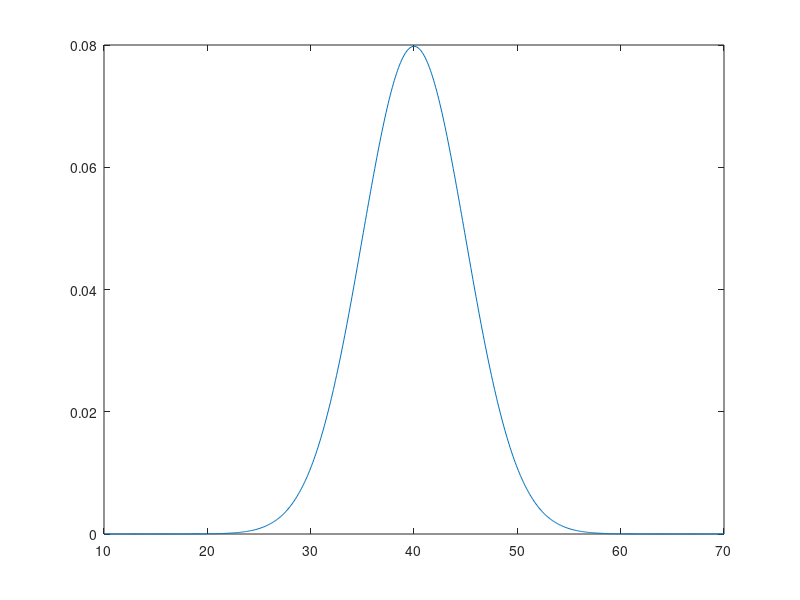

MATLAB code to generate this figure: (Note: this script raises an error after producing the figure.)
% Reproducing 3. Simple extreme value problem from E.J. OBrien et al.

% Initial commands
clear, clc, close all

% Create a normal distribution according to the example
pd = makedist('Normal','mu',40,'sigma',5);
% The number of observations per day
nperd = 3000;

% The total number of workdays (for 3 samples)
wd = [200 500 1000];

% Pour l'instant, we start with the third sample
D = random(pd,nperd,wd(3));

% Plot the original data in histogram form along with matching normal curve
fOV = figure('Name','Overview');
x = 10:0.1:70;
y = pdf(pd,x);
plot(x,y)
hold on
histogram(D,'EdgeAlpha',0.1,'FaceColor','none','normalization','pdf')

% Compute daily maximum data
DMax = max(D)';

% Plot Histogram of Maxes on the same plot
histogram(DMax,100,'EdgeColor','r','EdgeAlpha',0.2,'FaceColor','none','normalization','pdf')
ylabel('PDF')
set(gca,'YTick', [])
xlabel('X - Load Effect')
xlim([40 70])

% Emperical cdf (ecdf) is a function that ranks data points in a sample (DMaxR) and gives 
% the probability of non-exceedance (DMaxCDF)... it plots when given no variable
[DMaxeCDF, DMaxR] = ecdf(DMax); DMaxR = DMaxR';
% Plot the CDF on the same plot, but with a new y-axis
yyaxis right
stairs(DMaxR,DMaxeCDF,'k')
title('Load Effect')
ylabel('CDF')
set(gca,'YTick',[],'YColor','k')

% Now the trick is that we want to do a least squares fit for only the top 30% of
% values from the 1000 daily maximum LE's. We do this for POT, GEV, Box-Cox, and Normal dists.
% We do NOT take the top 30% and treat them as a new sample...

% For Normal and Weibull, we use probability paper plots (easily linearized)
% Normal probability paper plot
% Create Vector of Indices
i = 1:length(DMaxR);
% Create Vector of Probabilities
PrI = i/(i(end)+1);
% Get the Standard Normal Values for these Probabilities
NIPrI = norminv(PrI);
% Plot the Standard Normal Values to the Actual Maxes
% figure
x = NIPrI;
y = DMaxR;
% scatter(x,y);

% Fit data to line; Coeff(1) = Sigma, Coeff(2) = Mu... NOT THE CORRECT METHOD
% Coeff = polyfit(x, y, 1);
% % Plot the line and label it
% xFit = linspace(min(x), max(x), 1000);
% yFit = polyval(Coeff , xFit);
% hold on;
% plot(xFit, yFit, 'r-', 'LineWidth', 2);
% grid on;
% ylabel('X - Load Effect')
% xlabel('Standard Normal')
% text(-1,62,sprintf('Mu    %.3f',Coeff(2)),'FontSize',10,'FontWeight','bold','Color','k')
% text(-1,61,sprintf('Sigma %.3f',Coeff(1)),'FontSize',10,'FontWeight','bold','Color','k')

% Fit top 30% of data to line; Coeff(1) = Sigma, Coeff(2) = Mu... THE CORRECT METHOD
% Calculate cut-off index COi and value COv
COi = round(length(DMax)*0.7);
COv = DMax(COi);
Coeff = polyfit(x(COi:end), y(COi:end), 1);
xFit = linspace(min(x), max(x), 1000);
yFit = polyval(Coeff , xFit);
hold on;
plot(xFit, yFit, 'r-', 'LineWidth', 2);
text(1,56,sprintf('Mu    %.3f',Coeff(2)),'FontSize',10,'FontWeight','bold','Color','k')
text(1,55,sprintf('Sigma %.3f',Coeff(1)),'FontSize',10,'FontWeight','bold','Color','k')

% Create a distribution out of the second fit (top 30%) and plot normal curve
% on original figure
figure(fOV)
npdx = makedist('normal','mu', Coeff(2),'sigma',Coeff(1));
x = 50:0.1:70;
y = pdf(npdx,x);
Y = cdf(npdx,x);
hold on
yyaxis left
plot(x,y,'r-')
text(45,0.200,sprintf('Mu    %.3f',npdx.mu),'FontSize',10,'FontWeight','bold','Color','k')
text(45,0.175,sprintf('Sigma %.3f',npdx.sigma),'FontSize',10,'FontWeight','bold','Color','k')

% % Weibull Probability Paper Plot
% x = log(-log(1-PrI));
% y = log(DMaxR);
% figure
% scatter(x,y);
% Coeff = polyfit(x(COi:end), y(COi:end), 1);
% b = 1/Coeff(1);
% a = exp(Coeff(2));
% xFit = linspace(min(x), max(x), 1000);
% yFit = polyval(Coeff , xFit);
% hold on;
% plot(xFit, yFit, 'r-', 'LineWidth', 2);
% text(0,3.90,sprintf('Scale  %.3f',a),'FontSize',10,'FontWeight','bold','Color','k')
% text(0,3.85,sprintf('Shape %.3f',b),'FontSize',10,'FontWeight','bold','Color','k')
% grid on;
% ylabel('X - Load Effect')
% xlabel('Standard Normal')
% 
% % Note that a and b are swaped with Alpha and Beta!
% figure('Name','Overview')
% npdx = makedist('weibull','a', a,'b',b);
% x = 50:0.1:70;
% y = pdf(npdx,x);
% Yx = cdf(npdx,x);
% hold on
% yyaxis left
% plot(x,y,'g-')
% text(62,0.200,sprintf('Scale   %.3f',npdx.a),'FontSize',10,'FontWeight','bold','Color','k')
% text(62,0.175,sprintf('Shape %.3f',npdx.b),'FontSize',10,'FontWeight','bold','Color','k')

% The paper by EJOBrien uses Gumbel probability paper
% The Gumbel probability paper involves taking the -log(-log(CDF))
% Plot the original data
fPP = figure('Name','Probability Paper');
scatter(DMaxR,-log(-log(DMaxeCDF)),7,'k','filled','DisplayName','Daily Max Data');
ylabel('-log(-log(Probability of non-exceedance))')
xlabel('X - Load Effect')
% Plot 
hold on
% Plot Normal
plot(x(x > COv & x < max(DMax)),-log(-log(Y(x > COv & x < max(DMax)))),'DisplayName','Normal')
% Plot Weibull
% plot(x(x > COv & x < max(DMax)),-log(-log(Yx(x > COv & x < max(DMax)))),'DisplayName','Weibull')
xlim([53.7 64.9])
ylim([-2 8.2])
box on
xticks(54:2:64)
yticks(-1:8)

% Paretotails... still have to figure this one out
pfit = paretotails(DMax,0.1,0.7);
hold on
Y = cdf(pfit,x);
plot(x(x > COv & x < max(DMax)),-log(-log(Y(x > COv & x < max(DMax)))),'DisplayName','Pareto')

% Plot the exact CDF of both the original data, and the maximums
figure(fOV)
x = 10:0.1:70;
DCDF = cdf(pd,x);
yyaxis right
plot(x,DCDF,'b-')
% DMaxCDF is the exact distribution... see p 188 of Ang and Tang
DMaxCDF = DCDF.^3000;
plot(x,DMaxCDF,'r-')

% Add this exact CDF to the probability paper plot
figure(fPP)
plot(x(x > COv & x < max(DMax)),-log(-log(DMaxCDF(x > COv & x < max(DMax)))),'k-','DisplayName','Exact')

legend('location','best')

% Create function to solve for parameters of GEV distribution fit to tail
fnGEV = @(param) sum((gevcdf(DMaxR(COi:end),param(1),param(2),param(3)) - DMaxeCDF(COi:end)').^2);
% Use gevfit to generate an initial guess
B = gevfit(DMax);
% Solve for parameters using fminsearch
A =  fminsearch(fnGEV,B);

x = 50:0.1:70;
Y = gevcdf(x,A(1),A(2),A(3));
% figure(fPP)
% plot(x(x > COv & x < max(DMax)),-log(-log(Y(x > COv & x < max(DMax)))))

figure(fPP)
x = 50:0.1:70;
Y = gevcdf(x,B(1),B(2),B(3));
plot(x(x > COv & x < max(DMax)),-log(-log(Y(x > COv & x < max(DMax)))),'DisplayName','GEV')


% % Peak Over Threshold
% DMaxPOT = D(D > COv);
% [DMaxPOTeCDF, DMaxPOTR] = ecdf(DMax); DMaxPOTR = DMaxPOTR';
% 
% % Do the same for Parento with POT data
% % Create function to solve for parameters of GEV distribution fit to tail
% fnPar = @(param) sum((gpcdf(DMaxPOTR(COi:end),param(1),param(2),param(3)) - DMaxeCDF(COi:end)').^2);
% % Use gevfit to generate an initial guess
% B = gevfit(DMax);
% % Solve for parameters using fminsearch
% A =  fminsearch(fnGEV,B);

% Try to make the normalized upcrossing graph (Figure 2)
x = 50:0.1:70;
% Average number of times x is exceeded in each day in D
%for i = 1:size(D,2)
    for j = 1:length(x)
        %Up(j) = sum(D(:,i) > x(j));
        Up(j) = sum(sum(D > x(j)))/1000;
    end   
%end

figure
plot(x,Up)
xlim([57 66])

figure
histogram(Up(Up>57),100,'normalization','pdf')
xlim([57 66])




% Legacy... try Matlab's built in Gumbel (extreme value) probability paper plot
% % A = probplot('extreme value',DMax);


% Legacy... used to display normal curve approximation of all maximums (no tail fit)
% % % Fit maximums to normal distribution
% % npd = fitdist(DMax,'normal');
% % x = 50:0.1:70;
% % y = pdf(npd,x);
% % hold on
% % yyaxis left
% % plot(x,y,'r-')
% % text(45,0.3,sprintf('Mu: %.3f',npd.mu),'FontSize',11,'FontWeight','bold','Color','k')
% % text(45,0.275,sprintf('Sigma: %.3f',npd.sigma),'FontSize',11,'FontWeight','bold','Color','k')